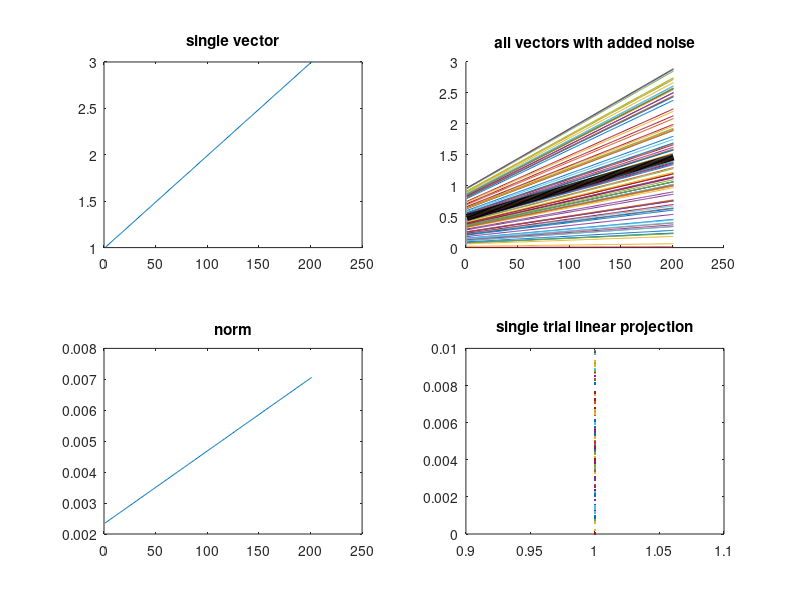

Source code (MATLAB):
%% demo linear projection
% based on papers 10.1038/78856, 10.1073/pnas.1317557111 and 10.1111/ejn.12859
% jochem van kempen 22/02/2017


figure(1),clf
vector = 1:0.01:3; %make one template vector

nTrials=100;
subplot(2,2,1)
plot(vector)
title('single vector')

vectors = zeros(length(vector),nTrials);
for ivec = 1:nTrials
    %make several vectors with different slopes
    vectors(:,ivec) = vector*rand;
end

subplot(2,2,2)
hold on
plot(vectors)
plot(mean(vectors,2),'k','linewidth',5)
title('all vectors with added noise')


averageVector   = mean(vectors,2); %column vector, average across trials
normVector      = averageVector/sqrt(averageVector'*averageVector)^2;% norm of the average vector
subplot(2,2,3)
plot(normVector)
title('norm')

lp = zeros(nTrials,1);
for itrial = 1:nTrials
    % for each trial, compute linear projection by multiplying single trial
    % row vector by the norm and deviding by the length
    lp(itrial,1) = (vectors(:,itrial)'*normVector)/length(normVector);
end
subplot(2,2,4)
plot(1, lp,'.')
title('single trial linear projection')



